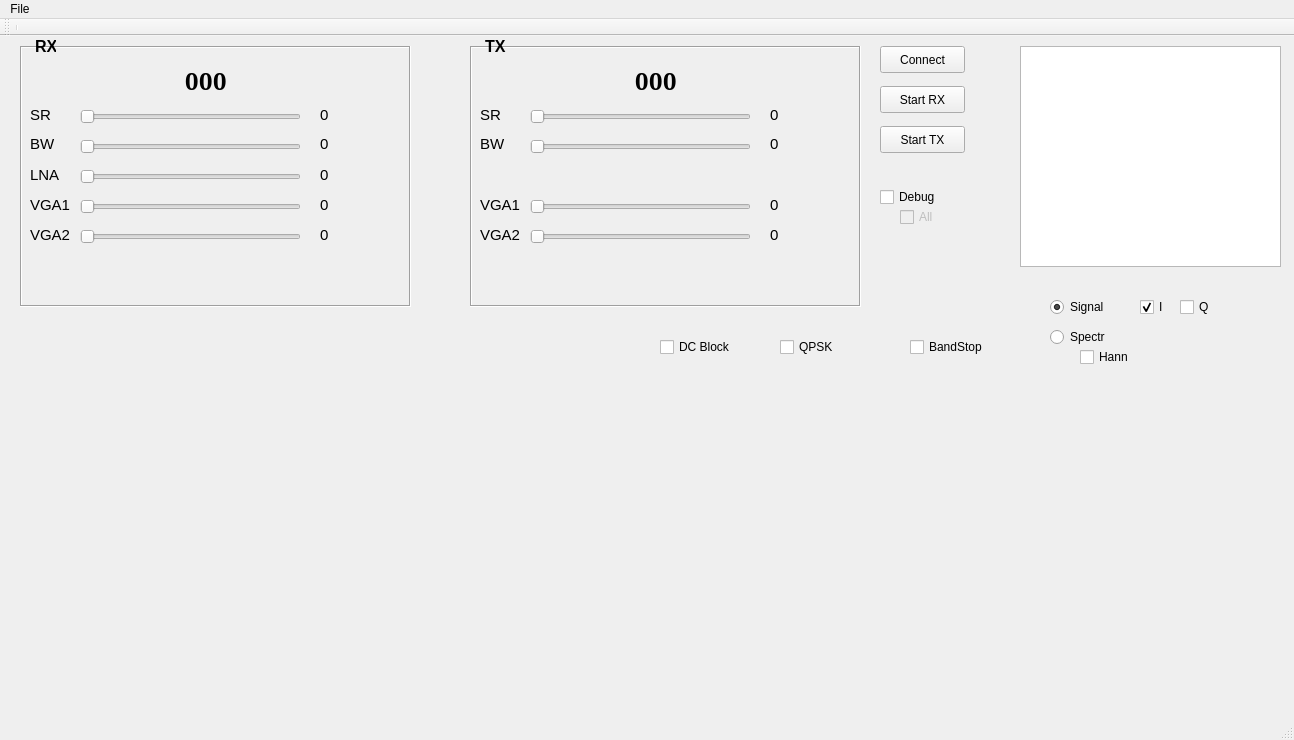
<?xml version="1.0" encoding="UTF-8"?>
<ui version="4.0">
 <class>MainWindow</class>
 <widget class="QMainWindow" name="MainWindow">
  <property name="geometry">
   <rect>
    <x>0</x>
    <y>0</y>
    <width>1294</width>
    <height>740</height>
   </rect>
  </property>
  <property name="windowTitle">
   <string>MainWindow</string>
  </property>
  <widget class="QWidget" name="centralWidget">
   <widget class="QCustomPlot" name="customPlot" native="true">
    <property name="geometry">
     <rect>
      <x>20</x>
      <y>340</y>
      <width>1261</width>
      <height>321</height>
     </rect>
    </property>
   </widget>
   <widget class="QFrame" name="RxPanel">
    <property name="geometry">
     <rect>
      <x>20</x>
      <y>10</y>
      <width>391</width>
      <height>261</height>
     </rect>
    </property>
    <property name="frameShape">
     <enum>QFrame::Box</enum>
    </property>
    <property name="frameShadow">
     <enum>QFrame::Sunken</enum>
    </property>
    <widget class="QLabel" name="label_9">
     <property name="geometry">
      <rect>
       <x>179</x>
       <y>25</y>
       <width>14</width>
       <height>20</height>
      </rect>
     </property>
     <property name="font">
      <font>
       <family>Noto Serif</family>
       <pointsize>18</pointsize>
       <weight>75</weight>
       <bold>true</bold>
      </font>
     </property>
     <property name="text">
      <string>0</string>
     </property>
    </widget>
    <widget class="QLabel" name="label_10">
     <property name="geometry">
      <rect>
       <x>193</x>
       <y>25</y>
       <width>14</width>
       <height>20</height>
      </rect>
     </property>
     <property name="font">
      <font>
       <family>Noto Serif</family>
       <pointsize>18</pointsize>
       <weight>75</weight>
       <bold>true</bold>
      </font>
     </property>
     <property name="text">
      <string>0</string>
     </property>
    </widget>
    <widget class="QLabel" name="label_11">
     <property name="geometry">
      <rect>
       <x>165</x>
       <y>25</y>
       <width>14</width>
       <height>20</height>
      </rect>
     </property>
     <property name="font">
      <font>
       <family>Noto Serif</family>
       <pointsize>18</pointsize>
       <weight>75</weight>
       <bold>true</bold>
      </font>
     </property>
     <property name="text">
      <string>0</string>
     </property>
    </widget>
    <widget class="QSlider" name="RxSrSlider">
     <property name="geometry">
      <rect>
       <x>60</x>
       <y>60</y>
       <width>221</width>
       <height>21</height>
      </rect>
     </property>
     <property name="minimum">
      <number>1</number>
     </property>
     <property name="maximum">
      <number>100</number>
     </property>
     <property name="orientation">
      <enum>Qt::Horizontal</enum>
     </property>
    </widget>
    <widget class="QLabel" name="label">
     <property name="geometry">
      <rect>
       <x>10</x>
       <y>60</y>
       <width>21</width>
       <height>17</height>
      </rect>
     </property>
     <property name="font">
      <font>
       <pointsize>11</pointsize>
      </font>
     </property>
     <property name="text">
      <string>SR</string>
     </property>
    </widget>
    <widget class="QLabel" name="label_4">
     <property name="geometry">
      <rect>
       <x>10</x>
       <y>90</y>
       <width>31</width>
       <height>16</height>
      </rect>
     </property>
     <property name="font">
      <font>
       <pointsize>11</pointsize>
      </font>
     </property>
     <property name="text">
      <string>BW</string>
     </property>
    </widget>
    <widget class="QLabel" name="label_5">
     <property name="geometry">
      <rect>
       <x>10</x>
       <y>120</y>
       <width>31</width>
       <height>17</height>
      </rect>
     </property>
     <property name="font">
      <font>
       <pointsize>11</pointsize>
      </font>
     </property>
     <property name="text">
      <string>LNA</string>
     </property>
    </widget>
    <widget class="QLabel" name="label_6">
     <property name="geometry">
      <rect>
       <x>10</x>
       <y>150</y>
       <width>41</width>
       <height>17</height>
      </rect>
     </property>
     <property name="font">
      <font>
       <pointsize>11</pointsize>
      </font>
     </property>
     <property name="text">
      <string>VGA1</string>
     </property>
    </widget>
    <widget class="QLabel" name="label_7">
     <property name="geometry">
      <rect>
       <x>10</x>
       <y>180</y>
       <width>41</width>
       <height>17</height>
      </rect>
     </property>
     <property name="font">
      <font>
       <pointsize>11</pointsize>
      </font>
     </property>
     <property name="text">
      <string>VGA2</string>
     </property>
    </widget>
    <widget class="QSlider" name="RxBwSlider">
     <property name="geometry">
      <rect>
       <x>60</x>
       <y>90</y>
       <width>221</width>
       <height>21</height>
      </rect>
     </property>
     <property name="minimum">
      <number>1</number>
     </property>
     <property name="maximum">
      <number>100</number>
     </property>
     <property name="orientation">
      <enum>Qt::Horizontal</enum>
     </property>
    </widget>
    <widget class="QSlider" name="RxLnaSlider">
     <property name="geometry">
      <rect>
       <x>60</x>
       <y>120</y>
       <width>221</width>
       <height>21</height>
      </rect>
     </property>
     <property name="minimum">
      <number>1</number>
     </property>
     <property name="maximum">
      <number>3</number>
     </property>
     <property name="pageStep">
      <number>1</number>
     </property>
     <property name="orientation">
      <enum>Qt::Horizontal</enum>
     </property>
    </widget>
    <widget class="QSlider" name="RxVga1Slider">
     <property name="geometry">
      <rect>
       <x>60</x>
       <y>150</y>
       <width>221</width>
       <height>21</height>
      </rect>
     </property>
     <property name="minimum">
      <number>5</number>
     </property>
     <property name="maximum">
      <number>30</number>
     </property>
     <property name="pageStep">
      <number>1</number>
     </property>
     <property name="orientation">
      <enum>Qt::Horizontal</enum>
     </property>
    </widget>
    <widget class="QSlider" name="RxVga2Slider">
     <property name="geometry">
      <rect>
       <x>60</x>
       <y>180</y>
       <width>221</width>
       <height>21</height>
      </rect>
     </property>
     <property name="maximum">
      <number>30</number>
     </property>
     <property name="singleStep">
      <number>3</number>
     </property>
     <property name="pageStep">
      <number>3</number>
     </property>
     <property name="orientation">
      <enum>Qt::Horizontal</enum>
     </property>
    </widget>
    <widget class="QLabel" name="RxSrLabel">
     <property name="geometry">
      <rect>
       <x>300</x>
       <y>60</y>
       <width>81</width>
       <height>17</height>
      </rect>
     </property>
     <property name="font">
      <font>
       <pointsize>11</pointsize>
      </font>
     </property>
     <property name="text">
      <string>0</string>
     </property>
    </widget>
    <widget class="QLabel" name="RxVga1Label">
     <property name="geometry">
      <rect>
       <x>300</x>
       <y>150</y>
       <width>81</width>
       <height>17</height>
      </rect>
     </property>
     <property name="font">
      <font>
       <pointsize>11</pointsize>
      </font>
     </property>
     <property name="text">
      <string>0</string>
     </property>
    </widget>
    <widget class="QLabel" name="RxBwLabel">
     <property name="geometry">
      <rect>
       <x>300</x>
       <y>90</y>
       <width>81</width>
       <height>16</height>
      </rect>
     </property>
     <property name="font">
      <font>
       <pointsize>11</pointsize>
      </font>
     </property>
     <property name="text">
      <string>0</string>
     </property>
    </widget>
    <widget class="QLabel" name="RxVga2Label">
     <property name="geometry">
      <rect>
       <x>300</x>
       <y>180</y>
       <width>81</width>
       <height>17</height>
      </rect>
     </property>
     <property name="font">
      <font>
       <pointsize>11</pointsize>
      </font>
     </property>
     <property name="text">
      <string>0</string>
     </property>
    </widget>
    <widget class="QLabel" name="RxLnaLabel">
     <property name="geometry">
      <rect>
       <x>300</x>
       <y>120</y>
       <width>81</width>
       <height>17</height>
      </rect>
     </property>
     <property name="font">
      <font>
       <pointsize>11</pointsize>
      </font>
     </property>
     <property name="text">
      <string>0</string>
     </property>
    </widget>
   </widget>
   <widget class="QLabel" name="label_2">
    <property name="geometry">
     <rect>
      <x>35</x>
      <y>2</y>
      <width>21</width>
      <height>17</height>
     </rect>
    </property>
    <property name="font">
     <font>
      <pointsize>12</pointsize>
      <weight>75</weight>
      <bold>true</bold>
     </font>
    </property>
    <property name="text">
     <string>RX</string>
    </property>
   </widget>
   <widget class="QFrame" name="TxPanel">
    <property name="geometry">
     <rect>
      <x>470</x>
      <y>10</y>
      <width>391</width>
      <height>261</height>
     </rect>
    </property>
    <property name="frameShape">
     <enum>QFrame::Box</enum>
    </property>
    <property name="frameShadow">
     <enum>QFrame::Sunken</enum>
    </property>
    <widget class="QLabel" name="label_12">
     <property name="geometry">
      <rect>
       <x>179</x>
       <y>25</y>
       <width>14</width>
       <height>20</height>
      </rect>
     </property>
     <property name="font">
      <font>
       <family>Noto Serif</family>
       <pointsize>18</pointsize>
       <weight>75</weight>
       <bold>true</bold>
      </font>
     </property>
     <property name="text">
      <string>0</string>
     </property>
    </widget>
    <widget class="QLabel" name="label_13">
     <property name="geometry">
      <rect>
       <x>193</x>
       <y>25</y>
       <width>14</width>
       <height>20</height>
      </rect>
     </property>
     <property name="font">
      <font>
       <family>Noto Serif</family>
       <pointsize>18</pointsize>
       <weight>75</weight>
       <bold>true</bold>
      </font>
     </property>
     <property name="text">
      <string>0</string>
     </property>
    </widget>
    <widget class="QLabel" name="label_14">
     <property name="geometry">
      <rect>
       <x>165</x>
       <y>25</y>
       <width>14</width>
       <height>20</height>
      </rect>
     </property>
     <property name="font">
      <font>
       <family>Noto Serif</family>
       <pointsize>18</pointsize>
       <weight>75</weight>
       <bold>true</bold>
      </font>
     </property>
     <property name="text">
      <string>0</string>
     </property>
    </widget>
    <widget class="QSlider" name="TxVga2Slider">
     <property name="geometry">
      <rect>
       <x>60</x>
       <y>180</y>
       <width>221</width>
       <height>21</height>
      </rect>
     </property>
     <property name="maximum">
      <number>25</number>
     </property>
     <property name="orientation">
      <enum>Qt::Horizontal</enum>
     </property>
    </widget>
    <widget class="QLabel" name="TxSrLabel">
     <property name="geometry">
      <rect>
       <x>300</x>
       <y>60</y>
       <width>81</width>
       <height>17</height>
      </rect>
     </property>
     <property name="font">
      <font>
       <pointsize>11</pointsize>
      </font>
     </property>
     <property name="text">
      <string>0</string>
     </property>
    </widget>
    <widget class="QSlider" name="TxSrSlider">
     <property name="geometry">
      <rect>
       <x>60</x>
       <y>60</y>
       <width>221</width>
       <height>21</height>
      </rect>
     </property>
     <property name="minimum">
      <number>1</number>
     </property>
     <property name="maximum">
      <number>100</number>
     </property>
     <property name="orientation">
      <enum>Qt::Horizontal</enum>
     </property>
    </widget>
    <widget class="QLabel" name="label_8">
     <property name="geometry">
      <rect>
       <x>10</x>
       <y>60</y>
       <width>21</width>
       <height>17</height>
      </rect>
     </property>
     <property name="font">
      <font>
       <pointsize>11</pointsize>
      </font>
     </property>
     <property name="text">
      <string>SR</string>
     </property>
    </widget>
    <widget class="QLabel" name="label_15">
     <property name="geometry">
      <rect>
       <x>10</x>
       <y>150</y>
       <width>41</width>
       <height>17</height>
      </rect>
     </property>
     <property name="font">
      <font>
       <pointsize>11</pointsize>
      </font>
     </property>
     <property name="text">
      <string>VGA1</string>
     </property>
    </widget>
    <widget class="QLabel" name="TxBwLabel">
     <property name="geometry">
      <rect>
       <x>300</x>
       <y>90</y>
       <width>81</width>
       <height>16</height>
      </rect>
     </property>
     <property name="font">
      <font>
       <pointsize>11</pointsize>
      </font>
     </property>
     <property name="text">
      <string>0</string>
     </property>
    </widget>
    <widget class="QLabel" name="label_16">
     <property name="geometry">
      <rect>
       <x>10</x>
       <y>90</y>
       <width>31</width>
       <height>16</height>
      </rect>
     </property>
     <property name="font">
      <font>
       <pointsize>11</pointsize>
      </font>
     </property>
     <property name="text">
      <string>BW</string>
     </property>
    </widget>
    <widget class="QLabel" name="label_17">
     <property name="geometry">
      <rect>
       <x>10</x>
       <y>180</y>
       <width>41</width>
       <height>17</height>
      </rect>
     </property>
     <property name="font">
      <font>
       <pointsize>11</pointsize>
      </font>
     </property>
     <property name="text">
      <string>VGA2</string>
     </property>
    </widget>
    <widget class="QSlider" name="TxBwSlider">
     <property name="geometry">
      <rect>
       <x>60</x>
       <y>90</y>
       <width>221</width>
       <height>21</height>
      </rect>
     </property>
     <property name="minimum">
      <number>1</number>
     </property>
     <property name="maximum">
      <number>100</number>
     </property>
     <property name="orientation">
      <enum>Qt::Horizontal</enum>
     </property>
    </widget>
    <widget class="QLabel" name="TxVga1Label">
     <property name="geometry">
      <rect>
       <x>300</x>
       <y>150</y>
       <width>81</width>
       <height>17</height>
      </rect>
     </property>
     <property name="font">
      <font>
       <pointsize>11</pointsize>
      </font>
     </property>
     <property name="text">
      <string>0</string>
     </property>
    </widget>
    <widget class="QSlider" name="TxVga1Slider">
     <property name="geometry">
      <rect>
       <x>60</x>
       <y>150</y>
       <width>221</width>
       <height>21</height>
      </rect>
     </property>
     <property name="minimum">
      <number>-35</number>
     </property>
     <property name="maximum">
      <number>-4</number>
     </property>
     <property name="pageStep">
      <number>1</number>
     </property>
     <property name="value">
      <number>-35</number>
     </property>
     <property name="orientation">
      <enum>Qt::Horizontal</enum>
     </property>
    </widget>
    <widget class="QLabel" name="TxVga2Label">
     <property name="geometry">
      <rect>
       <x>300</x>
       <y>180</y>
       <width>81</width>
       <height>17</height>
      </rect>
     </property>
     <property name="font">
      <font>
       <pointsize>11</pointsize>
      </font>
     </property>
     <property name="text">
      <string>0</string>
     </property>
    </widget>
   </widget>
   <widget class="QLabel" name="label_3">
    <property name="geometry">
     <rect>
      <x>485</x>
      <y>2</y>
      <width>21</width>
      <height>17</height>
     </rect>
    </property>
    <property name="font">
     <font>
      <pointsize>12</pointsize>
      <weight>75</weight>
      <bold>true</bold>
     </font>
    </property>
    <property name="text">
     <string>TX</string>
    </property>
   </widget>
   <widget class="QPushButton" name="OpenDevBtn">
    <property name="geometry">
     <rect>
      <x>880</x>
      <y>10</y>
      <width>85</width>
      <height>27</height>
     </rect>
    </property>
    <property name="text">
     <string>Connect</string>
    </property>
    <property name="Tag" stdset="0">
     <number>0</number>
    </property>
   </widget>
   <widget class="QPushButton" name="StartRxBtn">
    <property name="geometry">
     <rect>
      <x>880</x>
      <y>50</y>
      <width>85</width>
      <height>27</height>
     </rect>
    </property>
    <property name="text">
     <string>Start RX</string>
    </property>
   </widget>
   <widget class="QPushButton" name="StartTxBtn">
    <property name="geometry">
     <rect>
      <x>880</x>
      <y>90</y>
      <width>85</width>
      <height>27</height>
     </rect>
    </property>
    <property name="text">
     <string>Start TX</string>
    </property>
   </widget>
   <widget class="QPlainTextEdit" name="Memo">
    <property name="geometry">
     <rect>
      <x>1020</x>
      <y>10</y>
      <width>261</width>
      <height>221</height>
     </rect>
    </property>
   </widget>
   <widget class="QCheckBox" name="DebugBox">
    <property name="geometry">
     <rect>
      <x>880</x>
      <y>150</y>
      <width>86</width>
      <height>22</height>
     </rect>
    </property>
    <property name="text">
     <string>Debug</string>
    </property>
   </widget>
   <widget class="QCheckBox" name="AllBox">
    <property name="enabled">
     <bool>false</bool>
    </property>
    <property name="geometry">
     <rect>
      <x>900</x>
      <y>170</y>
      <width>61</width>
      <height>22</height>
     </rect>
    </property>
    <property name="text">
     <string>All</string>
    </property>
   </widget>
   <widget class="QRadioButton" name="SignalBtn">
    <property name="geometry">
     <rect>
      <x>1050</x>
      <y>260</y>
      <width>100</width>
      <height>22</height>
     </rect>
    </property>
    <property name="text">
     <string>Signal</string>
    </property>
    <property name="checked">
     <bool>true</bool>
    </property>
   </widget>
   <widget class="QRadioButton" name="SpectrBtn">
    <property name="geometry">
     <rect>
      <x>1050</x>
      <y>290</y>
      <width>100</width>
      <height>22</height>
     </rect>
    </property>
    <property name="text">
     <string>Spectr</string>
    </property>
   </widget>
   <widget class="QCheckBox" name="HannBox">
    <property name="geometry">
     <rect>
      <x>1080</x>
      <y>310</y>
      <width>86</width>
      <height>22</height>
     </rect>
    </property>
    <property name="text">
     <string>Hann</string>
    </property>
   </widget>
   <widget class="QCheckBox" name="BsfBox">
    <property name="geometry">
     <rect>
      <x>910</x>
      <y>300</y>
      <width>86</width>
      <height>22</height>
     </rect>
    </property>
    <property name="text">
     <string>BandStop</string>
    </property>
   </widget>
   <widget class="QCheckBox" name="IBox">
    <property name="geometry">
     <rect>
      <x>1140</x>
      <y>260</y>
      <width>31</width>
      <height>22</height>
     </rect>
    </property>
    <property name="text">
     <string>I</string>
    </property>
    <property name="checked">
     <bool>true</bool>
    </property>
   </widget>
   <widget class="QCheckBox" name="QBox">
    <property name="geometry">
     <rect>
      <x>1180</x>
      <y>260</y>
      <width>41</width>
      <height>22</height>
     </rect>
    </property>
    <property name="text">
     <string>Q</string>
    </property>
   </widget>
   <widget class="QCheckBox" name="RecordBox">
    <property name="geometry">
     <rect>
      <x>780</x>
      <y>300</y>
      <width>86</width>
      <height>22</height>
     </rect>
    </property>
    <property name="text">
     <string>QPSK</string>
    </property>
   </widget>
   <widget class="QCheckBox" name="DCBlockBox">
    <property name="geometry">
     <rect>
      <x>660</x>
      <y>300</y>
      <width>86</width>
      <height>22</height>
     </rect>
    </property>
    <property name="text">
     <string>DC Block</string>
    </property>
   </widget>
  </widget>
  <widget class="QMenuBar" name="menuBar">
   <property name="geometry">
    <rect>
     <x>0</x>
     <y>0</y>
     <width>1294</width>
     <height>27</height>
    </rect>
   </property>
   <widget class="QMenu" name="menuFile">
    <property name="title">
     <string>File</string>
    </property>
    <addaction name="actionExit"/>
   </widget>
   <addaction name="menuFile"/>
  </widget>
  <widget class="QToolBar" name="mainToolBar">
   <attribute name="toolBarArea">
    <enum>TopToolBarArea</enum>
   </attribute>
   <attribute name="toolBarBreak">
    <bool>false</bool>
   </attribute>
   <addaction name="separator"/>
  </widget>
  <widget class="QStatusBar" name="statusBar"/>
  <action name="actionExit">
   <property name="text">
    <string>Exit</string>
   </property>
  </action>
 </widget>
 <layoutdefault spacing="6" margin="11"/>
 <customwidgets>
  <customwidget>
   <class>QCustomPlot</class>
   <extends>QWidget</extends>
   <header>qcustomplot.h</header>
   <container>1</container>
  </customwidget>
 </customwidgets>
 <resources/>
 <connections/>
</ui>
